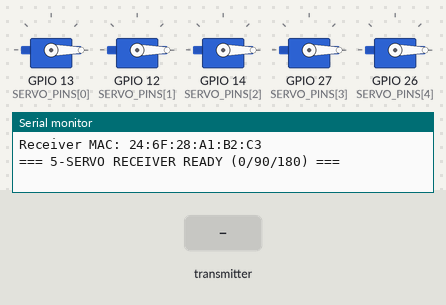
A sketch run on a simulated ESP32. Shown: 5 × servo, the last lines printed to the serial monitor. Inputs (shaded band) come from the test bench.

Above: at 1.2 s.
1.3 s: the transmitter starts sending servoAngles.0 = 45
At 2.2 s:
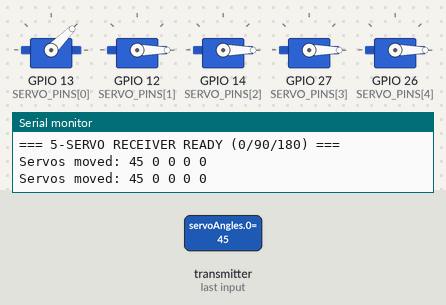
2.8 s: the transmitter starts sending servoAngles.1 = 45
At 3.4 s:
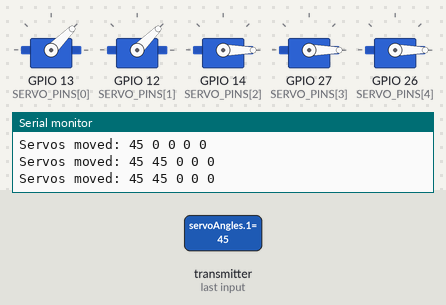
4.3 s: the transmitter starts sending servoAngles.2 = 45
At 5.5 s:
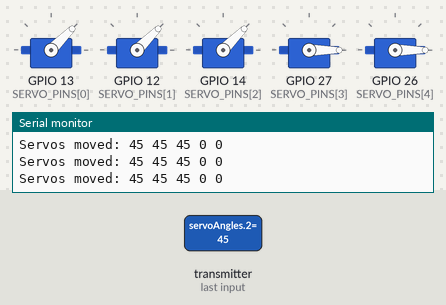
5.8 s: the transmitter starts sending servoAngles.3 = 45
At 6.9 s:
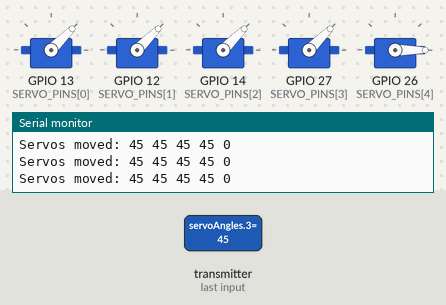
7.3 s: the transmitter starts sending servoAngles.4 = 45
At 8.0 s:
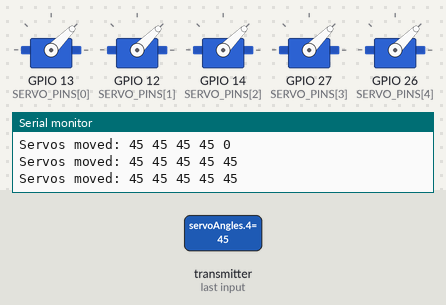
8.8 s: the transmitter starts sending servoAngles.0 = 0
At 9.1 s:
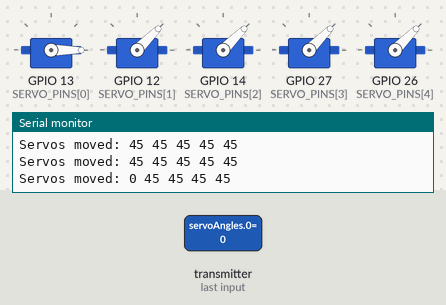
Timing chart, 0 to 11.3 s (numbered marks = the images above; inputs shaded):
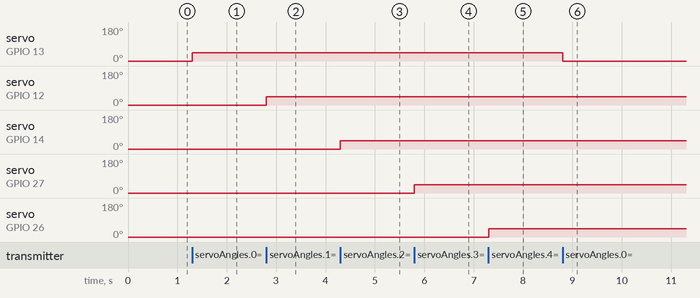

The sketch:

servo_motor_receiver.ino
```cpp
// ================================================
// ESP-NOW 5-FINGER FLEX -> SERVO
// RECEIVER - 5 Servos (receives 0/90/180)

#include <Arduino.h>
#include <ESP32Servo.h>
#include <WiFi.h>
#include <esp_now.h>
#include <esp_wifi.h>

const int SERVO_PINS[5] = {13, 12, 14, 27, 26};
Servo myServos[5];

typedef struct struct_message {
  uint8_t servoAngles[5];
} struct_message;

void printMACAddress() {
  uint8_t mac[6];
  WiFi.macAddress(mac);
  Serial.print("Receiver MAC: ");
  for (int i = 0; i < 6; i++) {
    Serial.printf("%02X", mac[i]);
    if (i < 5) Serial.print(":");
  }
  Serial.println();
}

void OnDataRecv(const esp_now_recv_info_t *recv_info, const uint8_t *incomingData, int len) {
  struct_message incoming;
  memcpy(&incoming, incomingData, sizeof(incoming));

  for (int i = 0; i < 5; i++) {
    myServos[i].write(incoming.servoAngles[i]);
  }

  // Optional debug
  Serial.print("Servos moved: ");
  for (int i = 0; i < 5; i++) Serial.printf("%d ", incoming.servoAngles[i]);
  Serial.println();
}

void setup() {
  Serial.begin(115200);
  WiFi.mode(WIFI_STA);
  setCpuFrequencyMhz(80);
  esp_wifi_set_ps(WIFI_PS_MAX_MODEM);

  printMACAddress();

  if (esp_now_init() != ESP_OK) {
    Serial.println("ESP-NOW init failed!");
    return;
  }

  esp_now_register_recv_cb(OnDataRecv);

  for (int i = 0; i < 5; i++) {
    myServos[i].attach(SERVO_PINS[i], 500, 2400);
    myServos[i].write(0);
  }

  Serial.println("=== 5-SERVO RECEIVER READY (0/90/180) ===");
}

void loop() {
  delay(1000);
}
```

Measured:
- after the input at 1.3 s, servo on GPIO 13 (SERVO_PINS[0]): 0° → 45° at once
- after the input at 2.8 s, servo on GPIO 12 (SERVO_PINS[1]): 0° → 45° at once
- after the input at 4.3 s, servo on GPIO 14 (SERVO_PINS[2]): 0° → 45° at once
- after the input at 5.8 s, servo on GPIO 27 (SERVO_PINS[3]): 0° → 45° at once
- after the input at 7.3 s, servo on GPIO 26 (SERVO_PINS[4]): 0° → 45° at once
- after the input at 8.8 s, servo on GPIO 13 (SERVO_PINS[0]): 45° → 0° at once
